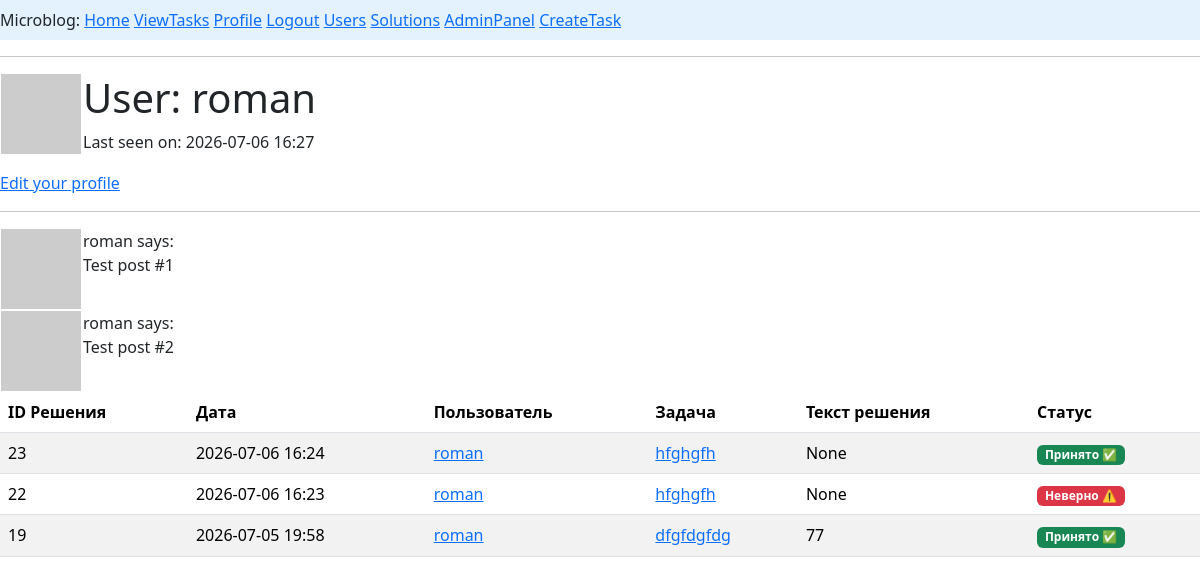
/user/roman (signed in), run on an earlier commit of the app's database.
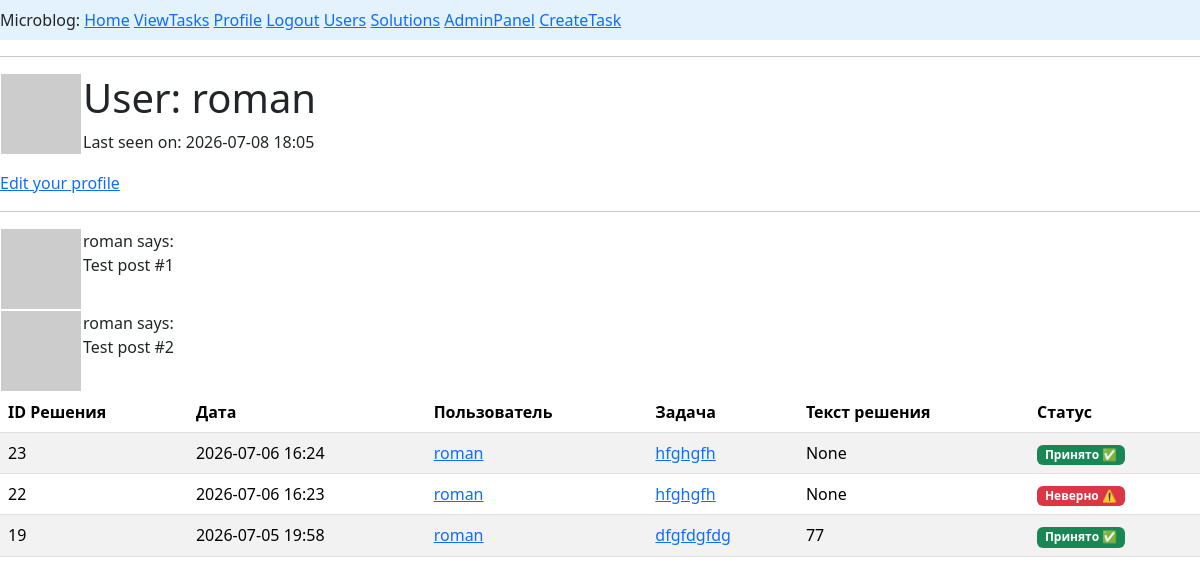
And on a later commit of the database.
### app/models.py (models this page shows, shortened)
class User(UserMixin, db.Model):
    __tablename__ ='users'
    id: so.Mapped[int] = so.mapped_column(primary_key=True)
    username: so.Mapped[str] = so.mapped_column(sa.String(64), index=True,
                                                unique=True)
    email: so.Mapped[str] = so.mapped_column(sa.String(120), index=True,
                                             unique=True)
    password_hash: so.Mapped[Optional[str]] = so.mapped_column(sa.String(256))
    posts: so.WriteOnlyMapped['Post'] = so.relationship(back_populates='author')
    about_me: so.Mapped[Optional[str]] = so.mapped_column(sa.String(140))
    last_seen: so.Mapped[Optional[datetime]] = so.mapped_column(
        default=lambda: datetime.now(timezone.utc))
    role_id: so.Mapped[int] = so.mapped_column(sa.ForeignKey(Role.id),index=True)
    role: so.Mapped['Role'] = so.relationship(back_populates='users')
    task_user: so.Mapped['Task']=so.relationship(back_populates='creator')
    solve_user: so.Mapped[list['Solve']] = so.relationship(back_populates='solver')
    def avatar(self, size):
        digest = md5(self.email.lower().encode('utf-8')).hexdigest()
        return f'https://www.gravatar.com/avatar/{digest}?d=identicon&s={size}'

class Solve(db.Model):
    __tablename__ ='solves'
    id: so.Mapped[int] = so.mapped_column(primary_key=True,autoincrement=True)
    content: so.Mapped[str] = so.mapped_column(sa.String, nullable = True)
    accept: so.Mapped[bool] = so.mapped_column(sa.Boolean, default = False)
    created_date: so.Mapped[datetime] = so.mapped_column(
        index=True, default=lambda: datetime.now(timezone.utc))
    user_id: so.Mapped[int] = so.mapped_column(sa.ForeignKey(User.id),
                                               nullable=True)
    task_id: so.Mapped[int] = so.mapped_column(sa.ForeignKey(Task.id),
                                               nullable=True)
    solver: so.Mapped['User'] = so.relationship(back_populates='solve_user')
    task: so.Mapped['Task'] = so.relationship(back_populates='solve_task')

class Task(db.Model):
    __tablename__ ='tasks'
    id: so.Mapped[int] = so.mapped_column(primary_key=True, autoincrement=True)
    title: so.Mapped[str] = so.mapped_column(sa.String(50), nullable=True)
    content: so.Mapped[str] = so.mapped_column(sa.String, nullable=True, default='Условие')
    subject: so.Mapped[str] = so.mapped_column(sa.String, nullable=True, default='Без темы')
    answer: so.Mapped[str] = so.mapped_column(sa.String, nullable=True, default='Без ответа')
    created_date: so.Mapped[datetime] = so.mapped_column(
        index=True, default=lambda: datetime.now(timezone.utc))
    rating: so.Mapped[int] = so.mapped_column(sa.Integer,nullable=True,default=1)
    user_id: so.Mapped[int] = so.mapped_column(sa.ForeignKey(User.id),
                                               nullable = True)
    creator: so.Mapped['User'] = so.relationship(back_populates='task_user')
    solve_task: so.Mapped[list['Solve']] = so.relationship(back_populates='task',cascade="all,delete")

### app/routes.py (the view)
@app.route('/user/<username>')
@login_required
def user(username):
    user = db.first_or_404(sa.select(User).where(User.username == username))
    posts = [
        {'author': user, 'body': 'Test post #1'},
        {'author': user, 'body': 'Test post #2'}
    ]
    stmt = (
            select(Solve)
            .join(Solve.solver)  # Важно: явно указываем JOIN, чтобы можно было фильтровать по полям пользователя
            .where(User.username == username) # Сравниваем поле username пользователя со строкой
            .order_by(Solve.created_date.desc())
            .options(
                selectinload(Solve.solver),  # Подгружаем пользователя (поле solver)
                selectinload(Solve.task)    # Подгружаем задачу (на всякий случай)
            )
        )
    solution = db.session.scalars(stmt).all()
    return render_template('user.html', user=user, posts=posts, solution=solution)

### app/models.py (called while the page is built)
@login.user_loader
def load_user(id):
    return db.session.get(User, int(id))

### app/routes.py (called while the page is built)
@app.before_request
def before_request():
    if current_user.is_authenticated:
        current_user.last_seen = datetime.now(timezone.utc)
        db.session.commit()

### app/templates/user.html (shortened to what this page needs)
{% extends "base.html" %}
{% block content %}
    <table>
        <tr valign="top">
            <td><img src="{{ user.avatar(128) }}"></td>
            <td>
                <h1>User: {{ user.username }}</h1>
                {% if user.last_seen %}<p>Last seen on: {{ user.last_seen.strftime('%Y-%m-%d %H:%M') }}</p>{% endif %}
            </td>
        </tr>
    </table>
    {% if user == current_user %}
                <p><a href="{{ url_for('edit_profile') }}">Edit your profile</a></p>
                {% endif %}
    <hr>
    {% for post in posts %}
        {% include '_post.html' %}
    {% endfor %}
{% if solution %}
    <table class="table table-striped table-hover">
        <thead>
            <tr>
                <th>ID Решения</th>
                <th>Дата</th>
                <th>Пользователь</th>
                <th>Задача</th>
                <th>Текст решения</th>
                <th>Статус</th>
            </tr>
        </thead>
        <tbody>
            {% for sol in solution %}
            <tr>
                <td>{{ sol.id }}</td>
                <td>{{ sol.created_date.strftime('%Y-%m-%d %H:%M') }}</td>
                <td>
                    <a href="{{ url_for('user', username=sol.solver.username) }}">
                        {{ sol.solver.username }}
                    </a>
                </td>
                {% if sol.task %}
                <td><a href="/task/{{ sol.task.id }}">{{sol.task.title}}</a></td>
                {% else %}
                <td><span class="text-muted">Задача удалена</span></td>
                {% endif %}
                <td style="max-width: 300px; white-space: nowrap; overflow: hidden; text-overflow: ellipsis;">
                    {{ sol.content[:100] }}{% if sol.content|length > 100 %}...{% endif %}
                </td>
                <td>
                    {% if sol.accept %}
                        <span class="badge bg-success">Принято ✅</span>
                    {% else %}
                        <span class="badge bg-danger" >Неверно ⚠️</span>
                    {% endif %}
                </td>
            </tr>
            {% endfor %}
        </tbody>
    </table>
{% else %}
    <div class="alert alert-info" role="alert">
        У вас пока нет отправленных решений.
    </div>
{% endif %}
{% endblock %}

### app/templates/base.html (shortened to what this page needs)
<!doctype html>
<html lang="en">
    <head>
    {{ bootstrap.load_css() }}
    </head>
    <body>
       <nav class="navbar navbar-light" style="background-color: #e3f2fd; justify-content-end" >
       <div>
            Microblog:
            <a href="{{ url_for('index') }}">Home</a>
            {% if current_user.is_anonymous %}
            <a href="{{ url_for('login') }}">Login</a>
            {% else %}
            <a href="{{ url_for('view_tasks') }}">ViewTasks</a>
            <a href="{{ url_for('user', username=current_user.username) }}">Profile</a>
            <a href="{{ url_for('logout') }}">Logout</a>
            {% if current_user.role and current_user.role.rolename == 'admin' %}
               <a href="{{ url_for('view_users') }}">Users</a>
               <a href="{{ url_for('solutions') }}">Solutions</a>
               <a href="{{ url_for('admin_users') }}">AdminPanel</a>
               <a href="{{ url_for('create_task') }}">CreateTask</a>
            {% endif %}
            {% endif %}
        </div>
        </nav>
        <hr>
        {% block content %}{% endblock %}
    </body>
</html>

### app/templates/_post.html
<table>
        <tr valign="top">
            <td><img src="{{ post.author.avatar(36) }}"></td>
            <td>{{ post.author.username }} says:<br>{{ post.body }}</td>
        </tr>
</table>

What changed in the data, as far as the page shows it:
changed User "roman": last_seen "2026-07-06 16:27" → "2026-07-08 18:05"
